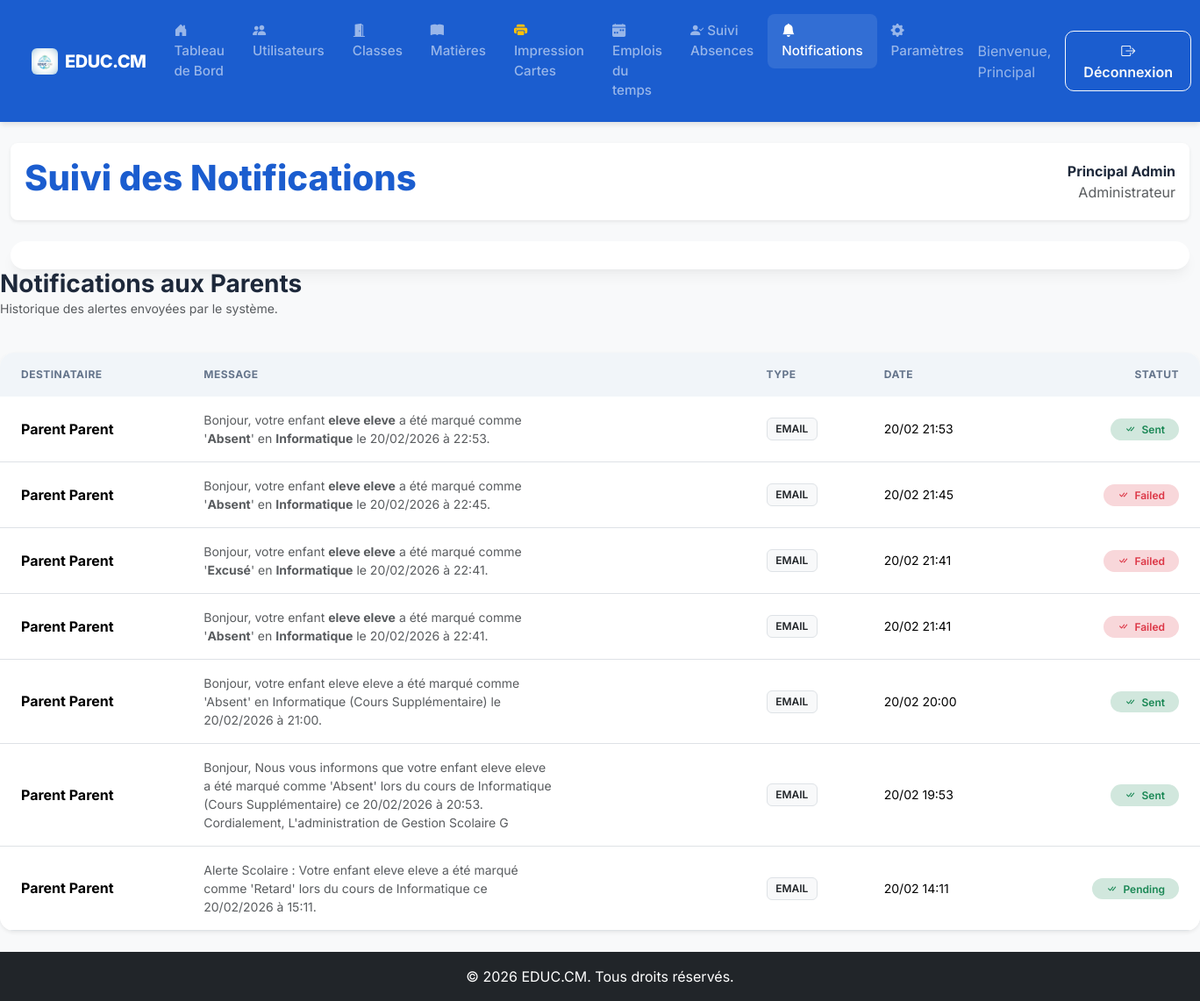
/pages/suivi_notifications.php (signed in), run on the app's committed database.
### tables this page shows
CREATE TABLE `notifications` (
  `id` int(11) NOT NULL,
  `recipient_id` int(11) NOT NULL,
  `message` text NOT NULL,
  `type` enum('email','sms','whatsapp') NOT NULL DEFAULT 'email',
  `status` enum('pending','sent','failed') NOT NULL DEFAULT 'pending',
  `is_read` tinyint(1) DEFAULT 0,
  `date_creation` timestamp NOT NULL DEFAULT current_timestamp()
);

CREATE TABLE `utilisateurs` (
  `id` int(11) NOT NULL,
  `nom` varchar(100) NOT NULL,
  `prenom` varchar(100) NOT NULL,
  `email` varchar(255) NOT NULL,
  `mot_de_passe` varchar(255) NOT NULL,
  `role` enum('administrateur','enseignant','eleve','parent') NOT NULL,
  `photo` varchar(255) DEFAULT 'default_avatar.png',
  `telephone` varchar(20) DEFAULT NULL,
  `qr_token` varchar(100) DEFAULT NULL,
  `date_creation` timestamp NOT NULL DEFAULT current_timestamp()
);

### pages/suivi_notifications.php (the view, shortened to what this page needs)
<?php
include '../includes/header.php';
require_once '../includes/db.php';
$notifications = $conn->query("
    SELECT n.*, u.nom as parent_nom, u.prenom as parent_prenom
    FROM notifications n
    JOIN utilisateurs u ON n.recipient_id = u.id
    ORDER BY n.date_creation DESC
    LIMIT 50
");
?>
<div class="row mb-4 align-items-center">
    <div class="col-md-6">
        <h3 class="fw-bold text-navy mb-0">Notifications aux Parents</h3>
        <p class="text-muted small">Historique des alertes envoyées par le système.</p>
    </div>
</div>
<div class="card border-0 shadow-sm rounded-4 overflow-hidden">
    <div class="card-body p-0">
        <div class="table-responsive">
            <table class="table table-hover align-middle mb-0">
                <thead class="table-light">
                    <tr>
                        <th class="ps-4">Destinataire</th>
                        <th>Message</th>
                        <th>Type</th>
                        <th>Date</th>
                        <th class="text-end pe-4">Statut</th>
                    </tr>
                </thead>
                <tbody>
                    <?php while($n = $notifications->fetch_assoc()):
                        $status_badge = ($n['status'] == 'sent' || $n['status'] == 'pending') ? 'bg-success-subtle text-success' : 'bg-danger-subtle text-danger';
                    ?>
                        <tr>
                            <td class="ps-4">
                                <div class="fw-bold"><?php echo htmlspecialchars($n['parent_prenom'].' '.$n['parent_nom']); ?></div>
                            </td>
                            <td><div class="small text-muted" style="max-width: 400px;"><?php echo $n['message']; ?></div></td>
                            <td><span class="badge bg-light text-dark border"><?php echo strtoupper($n['type']); ?></span></td>
                            <td class="small"><?php echo date('d/m H:i', strtotime($n['date_creation'])); ?></td>
                            <td class="text-end pe-4">
                                <span class="badge <?php echo $status_badge; ?> rounded-pill px-3">
                                    <i class="bi bi-check-all me-1"></i> <?php echo ucfirst($n['status']); ?>
                                </span>
                            </td>
                        </tr>
                    <?php endwhile; ?>
                </tbody>
            </table>
        </div>
    </div>
</div>
<?php include '../includes/footer.php'; ?>

### css/main.css (style rules this page uses)
:root { --educ-navy: #1b5dcf; --educ-turquoise: #39A9C3; --educ-cyan: #6EC6D0; --educ-green: #64B89A; --educ-bg: #0080ff; --card-shadow: 0 10px 15px -3px rgba(0, 0, 0, 0.05), 0 4px 6px -2px rgba(0, 0, 0, 0.02); }
body { font-family: 'Inter', sans-serif; background-color: var(--educ-bg); color: #1e293b; display: flex; flex-direction: column; min-height: 100vh; }
.card { border: none; border-radius: 16px; box-shadow: var(--card-shadow); transition: transform 0.2s; }
.table { border-radius: 12px; overflow: hidden; }
.table thead th { background-color: #f1f5f9; color: #64748b; font-weight: 700; text-transform: uppercase; font-size: 0.75rem; letter-spacing: 0.5px; padding: 1rem; border: none; }
.table tbody td { padding: 1rem; vertical-align: middle; }
.badge { padding: 0.5em 0.8em; border-radius: 6px; font-weight: 600; }

### data on the page
notifications: recipient.nom "Parent Parent", message "Bonjour, votre enfant eleve eleve a été marqué comme ' Absent ' en Informatique le 20/02/2026 à 22:53.", type "EMAIL", date_creation "20/02 21:53", status "Sent"
notifications: recipient.nom "Parent Parent", message "Bonjour, votre enfant eleve eleve a été marqué comme ' Absent ' en Informatique le 20/02/2026 à 22:45.", type "EMAIL", date_creation "20/02 21:45", status "Failed"
notifications: recipient.nom "Parent Parent", message "Bonjour, votre enfant eleve eleve a été marqué comme ' Excusé ' en Informatique le 20/02/2026 à 22:41.", type "EMAIL", date_creation "20/02 21:41", status "Failed"
notifications: recipient.nom "Parent Parent", message "Bonjour, votre enfant eleve eleve a été marqué comme ' Absent ' en Informatique le 20/02/2026 à 22:41.", type "EMAIL", date_creation "20/02 21:41", status "Failed"
notifications: recipient.nom "Parent Parent", message "Bonjour, votre enfant eleve eleve a été marqué comme 'Absent' en Informatique (Cours Supplémentaire) le 20/02/2026 à 21:00.", type "EMAIL", date_creation "20/02 20:00", status "Sent"
notifications: recipient.nom "Parent Parent", message "Bonjour, Nous vous informons que votre enfant eleve eleve a été marqué comme 'Absent' lors du cours de Informatique (Cours Supplémentaire) ce 20/02/2026 à 20:53. Cordialement, L'administration de Gestion Scolaire G", type "EMAIL", date_creation "20/02 19:53", status "Sent"
notifications: recipient.nom "Parent Parent", message "Alerte Scolaire : Votre enfant eleve eleve a été marqué comme 'Retard' lors du cours de Informatique ce 20/02/2026 à 15:11.", type "EMAIL", date_creation "20/02 14:11", status "Pending"

### other printed values
$user_prenom "Principal"
$page_title "Suivi des Notifications"
$user_prenom . ' ' . $user_nom "Principal Admin"
$user_role "Administrateur"
